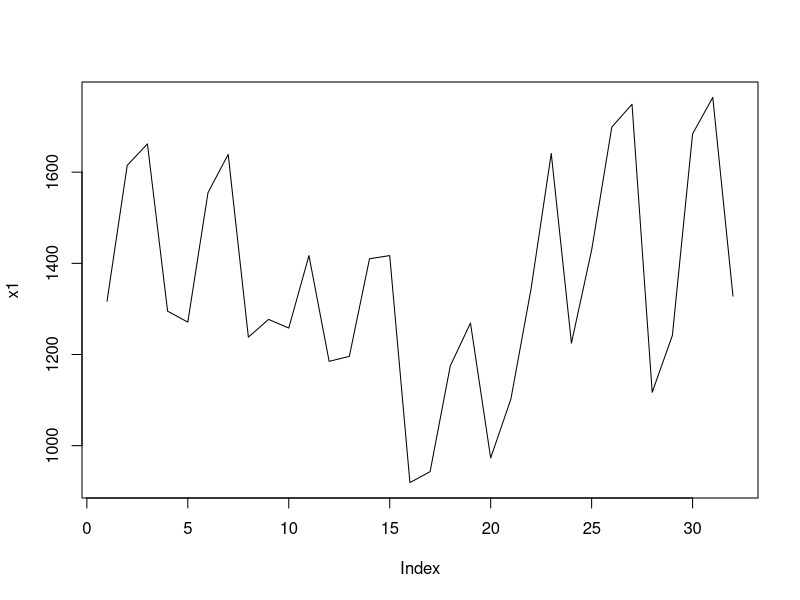
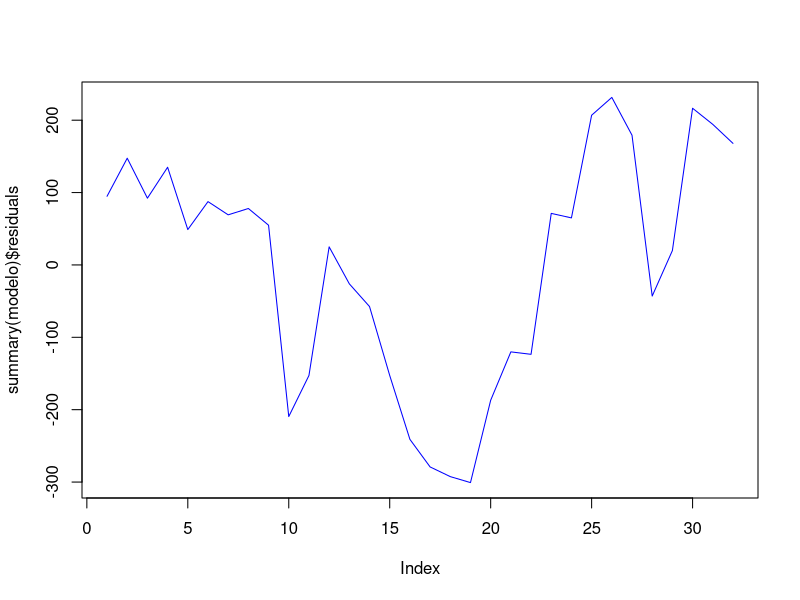

The R source for these figures, in order:
library("readxl")
dataset = read_excel("Table 9_4.xls")
dataset = dataset[4:35, ]
colnames(dataset) = c("FRIG", "DUR","D2", "D3", "D4")
View(dataset)
plot(dataset["FRIG"], type="l")  #Esta serie de tiempo no esta desestacionalizada
modelo = lm(FRIG ~ D2 + D3 + D4, data = dataset)
summary(modelo)
"Vemos, que hay un efecto estacional en el segundo, y tercer trimestre, pero no asi en el cuarto"
"Debido a que la pendiente de D4 no es estadisticamente significativa"
"A continuacion graficamos la serie de tiempo desestacionalizada"
"Donde los valores de las abcisas indican, los trimestres desde 1978 a 1985"

plot(summary(modelo)$residuals, type="l", col ="blue")


